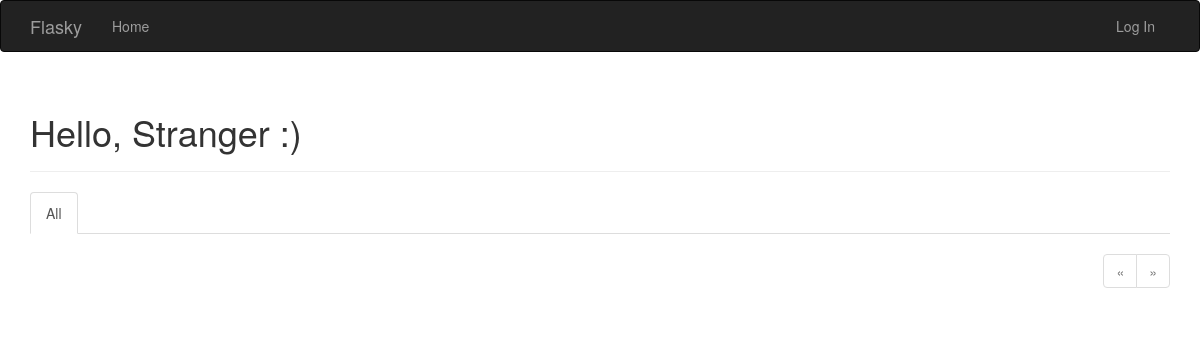
Before: / with the older database file.
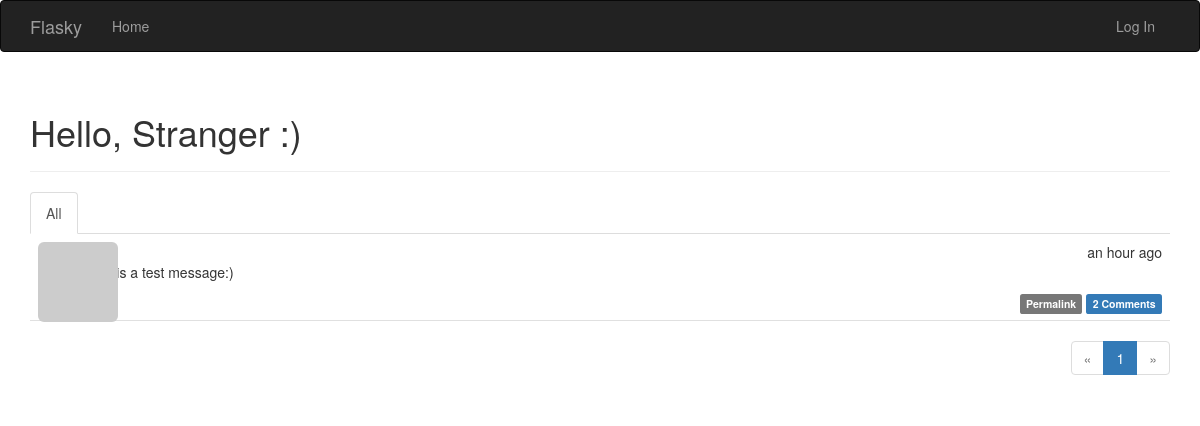
After: the same page with the newer database file.
### app/models.py (models this page shows, shortened)
class Post(db.Model):
    __tablename__ = 'posts'
    id = db.Column(db.Integer,primary_key=True)
    body = db.Column(db.Text)
    timestamp = db.Column(db.DateTime,index=True,default=datetime.utcnow)
    author_id = db.Column(db.Integer,db.ForeignKey('users.id'))
    body_html = db.Column(db.Text)
    comments = db.relationship('Comment',backref='post',lazy='dynamic')

### app/main/views.py (the view)
@main.route('/', methods=['GET', 'POST'])
def index():
    form = PostForm()
    if  current_user.can(Permission.WRITE_ARTICLES) and \
            form.validate_on_submit():
        post = Post(body=form.body.data,author=current_user._get_current_object())
        db.session.add(post)
        return redirect(url_for('.index'))
    page = request.args.get('page',1,type=int)
    show_followed = False
    if current_user.is_authenticated:
        show_followed = bool(request.cookies.get('show_followed',''))
    if show_followed:
        query = current_user.followed_posts
    else:
        query = Post.query
    pagination = query.order_by(Post.timestamp.desc()).paginate(
        page,per_page=current_app.config['FLASKY_POSTS_PER_PAGE'],error_out=False
    )
    posts = pagination.items
    return render_template('index.html',form=form,posts=posts,page=pagination)

### app/auth/views.py (called while the page is built)
@auth.before_app_request
def before_request():
    if current_user.is_authenticated:
        current_user.ping()
        if not current_user.confirmed \
                and request.endpoint[:5] != 'auth.' \
                and request.endpoint != 'static':
            return redirect(url_for('auth.unconfirmed'))

### app/main/__init__.py (called while the page is built)
@main.app_context_processor
def inject_permissions():
  return dict(Permission=Permission)

### app/models.py (called while the page is built)
    def gravatar(self,size=10,default='identicon',rating='g'):
        if request.is_secure:
            url = 'https://secure.gravatar.com/avatar'
        else:
            url = 'http://www.gravatar.com/avatar'
        hash = hashlib.md5(self.email.encode('utf-8')).hexdigest()
        return '{url}/{hash}?s={size}&d={default}&r={rating}'.format(url=url,hash=hash,size=size,default=default,rating=rating)

    def can(self, permissions):
        return False

    def is_administrator(self):
        return False

### app/templates/index.html (shortened to what this page needs)
{% extends "base.html" %}
{% import "bootstrap/wtf.html" as wtf %}
{% import "_macros.html" as macros %}
{% block page_content %}
<div class="page-header">
    <h1>Hello, {% if current_user.is_authenticated %}{{ current_user.username }}{% else %}Stranger{% endif %} :)</h1>
</div>
<div class="post-tabs">
    <ul class="nav nav-tabs">
        <li{% if not show_followed %} class="active" {% endif %}><a href="{{ url_for('.show_all') }}">All</a></li>
    </ul>
    {% include '_posts.html' %}
</div>
{% if page %}
<div class="pagination">
    {{macros.pagination_widget(page,'.index')}}
</div>
{% endif %}
{% endblock %}

### app/templates/_posts.html (shortened to what this page needs)
<ul class="posts">
  {% for post in posts %}
  <li class="post">
      <div class="post-thumbnail">
          <a href="{{ url_for('.user', username=post.author.username) }}">
              <img class="img-rounded profile-thumbnail" src="{{ post.author.gravatar(size=40) }}">
          </a>
      </div>
      <div class="post-content">
          <div class="post-date">{{ moment(post.timestamp).fromNow() }}</div>
          <div class="post-author"><a href="{{ url_for('.user', username=post.author.username) }}">{{ post.author.username }}</a></div>
          <div class="post-body">
              {% if post.body_html %}
                  {{ post.body_html | safe }}
              {% else %}
                  {{ post.body }}
              {% endif %}
          </div>
          <div class="post-footer">
              <a href="{{ url_for('.post', id=post.id) }}">
                  <span class="label label-default">Permalink</span>
              </a>
              <a href="{{ url_for('.post', id=post.id) }}#comments">
                  <span class="label label-primary">{{ post.comments.count() }} Comments</span>
              </a>
          </div>
      </div>
  </li>
  {% endfor %}
</ul>

Changed rows visible on the page:
added Post: timestamp "an hour ago", body_html "This is a test message:)", comments.count "2"
Other visible differences:
new list line: "1"
